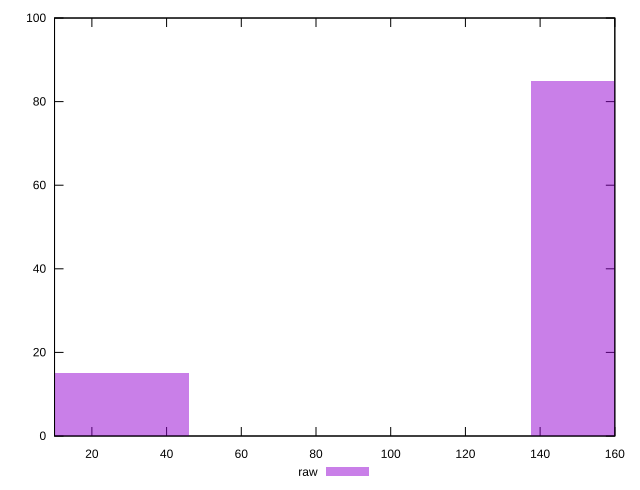

gnuplot code for this plot:
reset

$raw <<EOF
0 15
183.50597284368362 85
EOF

set key outside below
set boxwidth 91.75298642184181
set xrange [10:160]
set yrange [0:100]
set trange [0:100]
set style fill transparent solid 0.5 noborder
set terminal svg size 640, 490 enhanced background rgb 'white'
set output "report_00008_2021-01-22T20:58:29.167/uses-http2/samples/pages+cached+noexternal+nojs/raw/histogram.svg"

plot $raw title "raw" with boxes

reset
